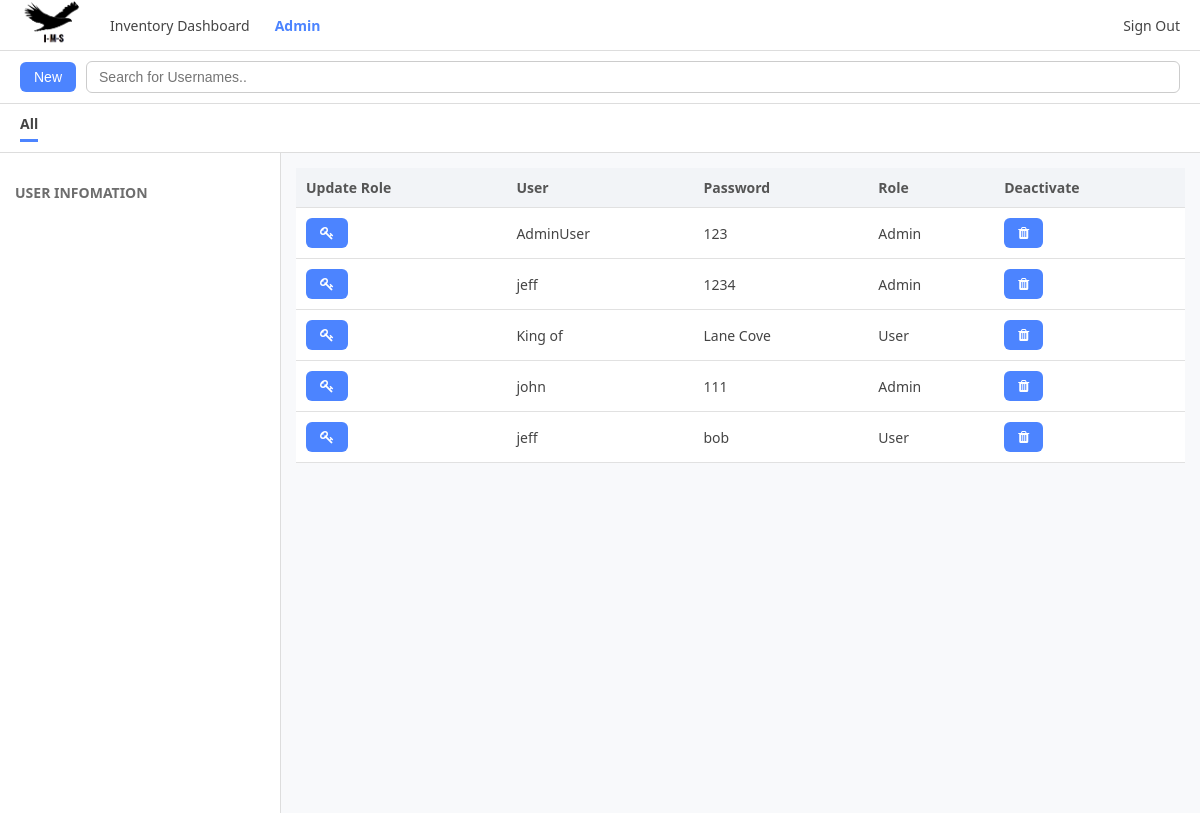
/adminPage (signed in), run on the app's committed database.
### tables this page shows
CREATE TABLE USERS (UNIQUE_ID INTEGER PRIMARY KEY AUTOINCREMENT,
                                        Admin BOOLEAN,
                                        login_ID varchar(50),
                                        password varchar(50) not null);

### app.py (the view)
@app.route("/adminPage", methods=["GET","POST"])
def admin_page():
    if not session.get('is_admin'):
        return "Access Denied: Admins Only", 403
    item = get_user_table()
    return render_template("adminPage.html", item=item)

### app.py (called while the page is built)
def get_user_table():
    conn = sqlite3.connect("LoginData.db")
    cursor = conn.cursor()
    cursor.execute("SELECT * FROM USERS;")
    row = cursor.fetchall()
    conn.close()
    return row

### templates/adminPage.html (shortened to what this page needs)
<!DOCTYPE html>
<html lang="en">
<head>
<link rel="stylesheet" href="https://cdnjs.cloudflare.com/ajax/libs/font-awesome/4.7.0/css/font-awesome.min.css">
</head>
<body>
<div class="top-menu">
    <img src="/static/Logo-Small.png" class="logo">
    <a href="/userHome">Inventory Dashboard</a>
    {% if session.is_admin %}
    <a href="/adminPage" class="active">Admin</a>
    {% endif %}
    <div class="info-right">
      <a href="/">Sign Out</a>
    </div>
</div>
<div class="action-bar">
  <form action="{{url_for('adminCreateUser')}}" method="get">
  <button id="addNewInventory" class="btn""> New</button>
  </form>
    <input type="text" id="searchInput" class="search-input" onkeyup="searchbar()" placeholder="Search for Usernames.." title="Type in a name">
</div>
<div class="subtabs">
    <div class="active">All</div>
</div>
<div class="page">
    <div class="sidebar">
        <h4>User Infomation</h4>
    </div>
    <div class="main">
        <table id="inventoryTable">
          <thead>
              <tr>
                <th>Update Role</th>
                <th>User</th>
                <th>Password</th>
                <th>Role</th>
                <th>Deactivate</th>
              </tr>
          </thead>
          <tbody>
        {% for row in item %}
        <tr>
            <td>
                <form action="{{url_for('UpdateRole',user_id=row[0])}}" method="post">
                <button id="Update"class="btn">
                    <i class="fa fa-key"></i>
                </button>
                </form>
            </td>
            <td>{{ row[2] }}</td>
            <td>{{ row[3] }}</td>
            <td>
                {%if row[1]%}
                    Admin
                {% else %}
                    User
                {% endif %}
            </td>
            <td>
            <form action="{{ url_for('delete_user', user_id=row[0])}}" method="post">
            <button class="btn" type="submit">
                <i class="fa fa-trash"></i>
            </button>
            </form>
            </td>
        </tr>
      {% endfor %}
          </tbody>
      </table>
    </div>
</div>
</body>
</html>

### templates/adminPage.html (style rules this page uses)
body { margin: 0; font-family: "Segoe UI", Arial, sans-serif; background: #f8f9fb; color: #444; }
.top-menu { display: flex; align-items: center; height: 50px; background: #ffffff; border-bottom: 1px solid #ddd; padding: 0 20px; gap: 25px; font-size: 14px; }
.top-menu div { cursor: pointer; }
.top-menu .active { font-weight: 600; color: #4c84ff; }
.action-bar { padding: 10px 20px; background: #ffffff; border-bottom: 1px solid #ddd; display: flex; gap: 10px; align-items: center; }
.search-input { flex: 1; padding: 7px 12px; font-size: 14px; border: 1px solid #ccc; border-radius: 6px; }
.btn { background: #4c84ff; border: none; padding: 7px 14px; border-radius: 6px; color: white; font-size: 14px; cursor: pointer; }
.subtabs { display: flex; padding: 10px 20px; background: #ffffff; border-bottom: 1px solid #ddd; gap: 20px; font-size: 14px; }
.subtabs div { cursor: pointer; padding-bottom: 6px; }
.subtabs .active { font-weight: bold; border-bottom: 3px solid #4c84ff; }
.page { display: flex; height: calc(100vh - 140px); }
.sidebar { width: 250px; background: #ffffff; border-right: 1px solid #ddd; padding: 15px; overflow-y: auto; }
.sidebar h4 { margin: 15px 0 5px; color: #6d6d6d; font-size: 14px; text-transform: uppercase; }
.main { flex: 1; padding: 15px; overflow-x: auto; }
table { width: 100%; border-collapse: collapse; background: #ffffff; text-align: left; }
thead { background: #f2f4f7; }
th, td { padding: 10px; border-bottom: 1px solid #e1e1e1; font-size: 14px; }
th { font-weight: 600; color: #555; }
.info-right { margin-left: auto; display: flex; align-items: center; gap: 8px; }
.logo { height: 65px; width: 65px; border-radius: 50%; }
.top-menu a { cursor: pointer; text-decoration: none; color: inherit; }
.top-menu a.active { font-weight: 600; color: #4c84ff; }

### data on the page
USERS: login_ID "AdminUser", password "123", Admin "Admin"
USERS: login_ID "jeff", password "1234", Admin "Admin"
USERS: login_ID "King of", password "Lane Cove", shows "User"
USERS: login_ID "john", password "111", Admin "Admin"
USERS: login_ID "jeff", password "bob", shows "User"
